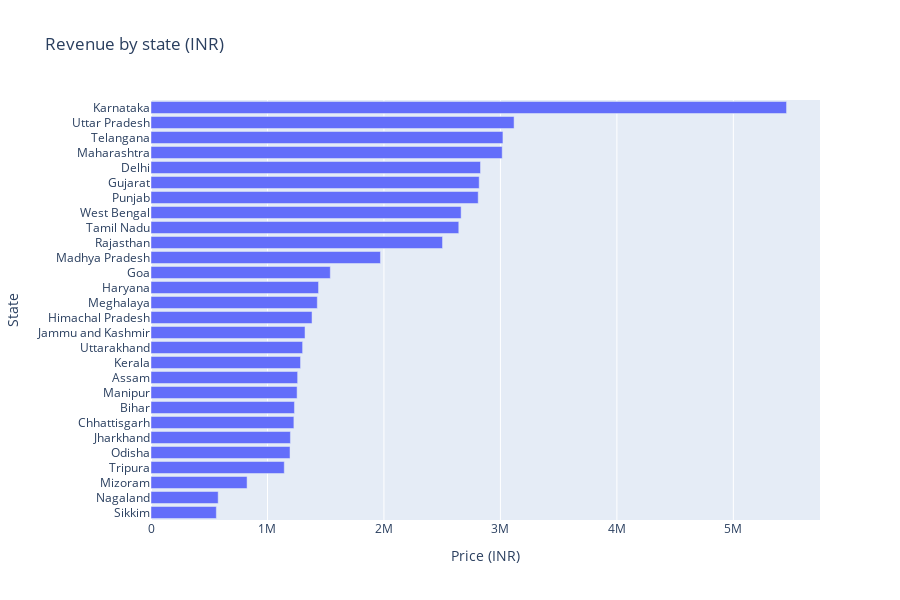

Write notebook code for a chart like this one.
### Markdown cell above
## Total Sales by State

### Code cell
fig = px.bar (
    df.groupby("State", as_index=False)["Price (INR)"].sum()
      .sort_values("Price (INR)", ascending=False),
    x="Price (INR)",
    y="State",
    orientation="h",
    title="Revenue by state (INR)"
)

fig.update_layout(height=600, yaxis=dict(autorange="reversed"))
fig.show()

### Figure 1 — Plotly figure (JSON) as saved in the notebook; plotly's stock layout.template omitted (floating-point values rounded to 4 significant figures)
{"data": [{"alignmentgroup": "True", "hovertemplate": "Price (INR)=%{x}<br>State=%{y}<extra></extra>", "legendgroup": "", "marker": {"color": "#636efa", "pattern": {"shape": ""}}, "name": "", "offsetgroup": "", "orientation": "h", "showlegend": false, "textposition": "auto", "type": "bar", "x": [5457000.0, 3117000.0, 3022000.0, 3016000.0, 2829000.0, 2818000.0, 2809000.0, 2663000.0, 2643000.0, 2503000.0, 1970000.0, 1539000.0, 1438000.0, 1428000.0, 1383000.0, 1323000.0, 1302000.0, 1284000.0, 1259000.0, 1254000.0, 1232000.0, 1227000.0, 1197000.0, 1194000.0, 1144000.0, 824900.0, 576800.0, 561000.0], "xaxis": "x", "y": ["Karnataka", "Uttar Pradesh", "Telangana", "Maharashtra", "Delhi", "Gujarat", "Punjab", "West Bengal", "Tamil Nadu", "Rajasthan", "Madhya Pradesh", "Goa", "Haryana", "Meghalaya", "Himachal Pradesh", "Jammu and Kashmir", "Uttarakhand", "Kerala", "Assam", "Manipur", "Bihar", "Chhattisgarh", "Jharkhand", "Odisha", "Tripura", "Mizoram", "Nagaland", "Sikkim"], "yaxis": "y"}], "layout": {"barmode": "relative", "height": 600, "legend": {"tracegroupgap": 0}, "title": {"text": "Revenue by state (INR)"}, "xaxis": {"anchor": "y", "domain": [0, 1], "title": {"text": "Price (INR)"}}, "yaxis": {"anchor": "x", "autorange": "reversed", "domain": [0, 1], "title": {"text": "State"}}}}
